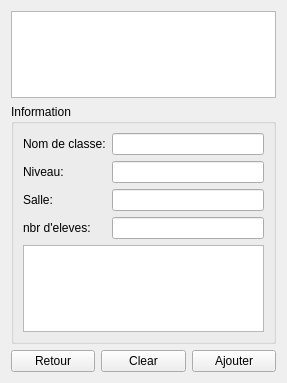
<?xml version="1.0" encoding="UTF-8"?>
<ui version="4.0">
 <class>ClubForm</class>
 <widget class="QWidget" name="ClubForm">
  <property name="geometry">
   <rect>
    <x>0</x>
    <y>0</y>
    <width>287</width>
    <height>383</height>
   </rect>
  </property>
  <property name="windowTitle">
   <string>Form</string>
  </property>
  <layout class="QVBoxLayout" name="verticalLayout">
   <item>
    <widget class="QTableWidget" name="twClasses"/>
   </item>
   <item>
    <widget class="QGroupBox" name="gbInfo">
     <property name="title">
      <string>Information</string>
     </property>
     <layout class="QGridLayout" name="gridLayout">
      <item row="2" column="0">
       <widget class="QLabel" name="lSalle">
        <property name="text">
         <string>Salle:</string>
        </property>
       </widget>
      </item>
      <item row="0" column="0">
       <widget class="QLabel" name="lName">
        <property name="text">
         <string>Nom de classe:</string>
        </property>
       </widget>
      </item>
      <item row="2" column="1">
       <widget class="QLineEdit" name="leSalle"/>
      </item>
      <item row="4" column="0" colspan="2">
       <widget class="QTableWidget" name="twEleves"/>
      </item>
      <item row="1" column="1">
       <widget class="QLineEdit" name="leLevel"/>
      </item>
      <item row="0" column="1">
       <widget class="QLineEdit" name="leName"/>
      </item>
      <item row="3" column="0">
       <widget class="QLabel" name="lnbrEleve">
        <property name="text">
         <string>nbr d'eleves:</string>
        </property>
       </widget>
      </item>
      <item row="3" column="1">
       <widget class="QLineEdit" name="lenbrEleve"/>
      </item>
      <item row="1" column="0">
       <widget class="QLabel" name="lLevel">
        <property name="text">
         <string>Niveau:</string>
        </property>
       </widget>
      </item>
     </layout>
    </widget>
   </item>
   <item>
    <layout class="QHBoxLayout" name="hlButtons">
     <item>
      <widget class="QPushButton" name="pbReturn">
       <property name="text">
        <string>Retour</string>
       </property>
      </widget>
     </item>
     <item>
      <widget class="QPushButton" name="pbClearSup">
       <property name="text">
        <string>Clear</string>
       </property>
      </widget>
     </item>
     <item>
      <widget class="QPushButton" name="pbAjoutMod">
       <property name="text">
        <string>Ajouter</string>
       </property>
      </widget>
     </item>
    </layout>
   </item>
  </layout>
 </widget>
 <resources/>
 <connections/>
</ui>
